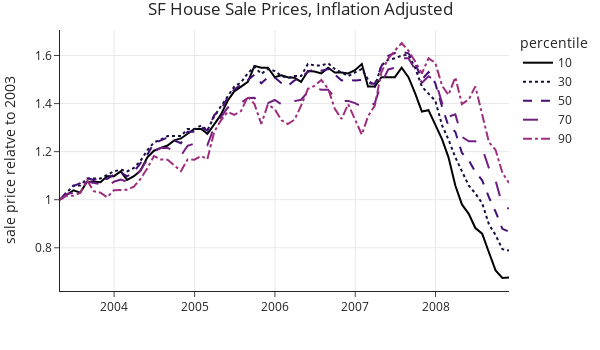

The notebook cell saved with this chart:
### Markdown cell above
This plot shows the rise in prices from 2003 to 2007 and the fall in 2008.
But we can show more information by plotting a few additional percentiles instead of just the median. Let's draw separate lines for the 10th, 30th, 50th (median), 70th, and 90th percentile sale prices. When we examine prices over time, we typically need to adjust for inflation so that the comparisons are on the same footing. In addition to adjusting for inflation, let's plot the prices 
relative to the starting price in 2003 for each of the percentiles.
This means that all the lines start at y=1 in 2003.
(A value of 1.5 for the 90th percentile in 2006 indicates that the sale price is 1.5 times the 90th percentile in 2003.)
This normalization lets us see how the housing crash affected home owners in the different parts of the market.

### Code cell
infl_2003 = [1, 2.66, 6.14, 9.57, 12.69,17.01, 16.60]

fig = px.line(rel_percentiles, x='date', y='rel_price', 
              line_dash='percentile', color='percentile',
              color_discrete_sequence=plotly.express.colors.sequential.Magma,
              title='SF House Sale Prices, Inflation Adjusted',
              labels=dict(date='',rel_price='sale price relatve to 2003'),
              width=600, height=350)
margin(fig, t=30)
